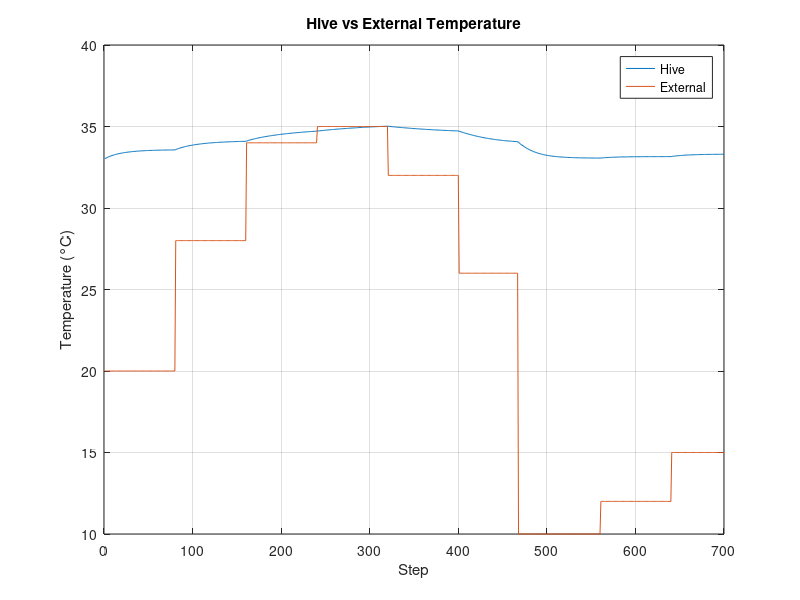

Write MATLAB code to recreate this figure.
%% Bee Hive Thermoregulation, original model 
%
% Paper: Adaptive receptor expression and the emergence of disease as loss
% of signaling homeostasis by Irina Kareva
%
% Purpose
%   This script reproduces a temperature-only agent-based
%   thermoregulation model of a honeybee colony. Individual bees follow simple
%   threshold rules (too cold / too hot) and contribute heating or cooling.
%   The hive temperature evolves via a lumped thermal balance driven by (i) exchange
%   with the external environment and (ii) the mean net effect of bee behaviors.
%
% Provenance and attribution
%   The original model concept and NetLogo implementation were developed by Scott E. Page.
%   The implementation here is a MATLAB reproduction adapted from NetLogo code and from
%   code provided by Scott E. Page (personal communication, 2005). This MATLAB version
%   is intended as a transparent, minimal reproduction of the temperature dynamics.
%
% How to run
%   - Run this script in MATLAB. It produces a single figure with hive and external
%     temperatures versus simulation step.
%
% Notes / limitations
%   - The model treats the hive as a single thermal compartment (no spatial gradients).
%   - Agent behavior is represented only through threshold-triggered heating/cooling
%     contributions; movement and spatial clustering are not explicitly modeled.
%   - Threshold distributions and behavioral gains are illustrative parameters and can
%     be modified in the CONFIG section below.
%
% Reproducibility
%   - Random draws of individual thresholds are made reproducible via rng(seed).
%
% -------------------------------------------------------------------------

%% Reproducibility
rng(7);                                         % Fix the random seed for reproducible threshold draws

%% ---------- CONFIG ----------
N_BEES = 120;                                   % Total number of bees (agents)
FRACTION_OLD = 0.45;                            % Fraction of older, endothermic bees
DT = 0.20;                                      % Time step for Euler update (arbitrary units)
TOTAL_STEPS = 700;                              % Total number of update steps to simulate

HEAT_CAPACITY = 45.0;                           % Thermal inertia; larger => slower temperature response
K_ENV = 0.60;                                   % Coupling strength to external environment (exchange term)

ALPHA_HEAT = 26.0;                              % Heating gain for older bees when cold (scaled contribution)
ALPHA_FAN  = 22.0;                              % Cooling gain for older bees when hot (scaled contribution)

T_HIVE_INIT = 33.0;                             % Initial hive temperature (°C)

% External temperature schedule: piecewise-constant values over time
% Each row is [start_step, temperature_C], where start_step is interpreted as 0-based.
EXT_SCHEDULE = [ ...
    0   20.0;   ...                             % From step 0: 20°C
    80  28.0;   ...                             % From step 80: 28°C
    160 34.0;   ...                             % From step 160: 34°C
    240 35.0;   ...                             % From step 240: 35°C (warm peak)
    320 32.0;   ...                             % From step 320: 32°C
    400 26.0;   ...                             % From step 400: 26°C
    467 10.0;   ...                             % From step 467: 10°C (cold drop)
    560 12.0;   ...                             % From step 560: 12°C
    640 15.0];                                  % From step 640: 15°C

%% ---------- Bees & thresholds ----------
% Partition bees into younger (less endothermic) and older (more endothermic) roles.
n_old   = floor(N_BEES * FRACTION_OLD);         % Number of older bees (integer)
n_young = N_BEES - n_old;                       % Number of younger bees

% Each bee has a "too-warm" threshold and a "too-cold" threshold.
% Warm thresholds differ by age class; cold thresholds are derived by subtracting a gap.
%
% Warm thresholds (°C):
%   Young: Normal(mean=35, sd=0.7), clipped to [33.5, 37.0]
%   Old:   Normal(mean=36, sd=0.7), clipped to [34.0, 38.5]
warm_y  = min(max(35.0 + 0.7*randn(n_young,1), 33.5), 37.0);
warm_o  = min(max(36.0 + 0.7*randn(n_old,1),   34.0), 38.5);
warm_th = [warm_y; warm_o];                     % Concatenate into an N_BEES-by-1 vector

% Cold thresholds (°C):
%   cold_th = warm_th - gap, where gap ~ Uniform(1.2, 2.0)
% This enforces a neutral comfort band between cold_th and warm_th for each bee.
cold_th = warm_th - (1.2 + (2.0-1.2)*rand(N_BEES,1));

% Role encoding:
%   0 = young bee
%   1 = old bee
roles = [zeros(n_young,1); ones(n_old,1)];

%% ---------- External temperature helper ----------
% Returns the external temperature at a given integer step based on EXT_SCHEDULE.
% The schedule is interpreted as piecewise-constant with change points at start_step.
function Te = ext_temp(step, schedule)
    Te = schedule(1,2);                         % Default to the first temperature
    for k = 1:size(schedule,1)                  % Iterate through schedule rows in ascending order
        if step >= schedule(k,1)                % If step is beyond this change point,
            Te = schedule(k,2);                 % adopt this temperature.
        else
            break;                              % Stop once the appropriate interval is found
        end
    end
end

%% ---------- Simulation ----------
% State variable:
%   T_hive: lumped hive temperature (°C)
%
% At each step:
%   1) Determine which bees perceive "too cold" or "too hot" based on current T_hive.
%   2) Compute the magnitude of discomfort (gap) for those bees.
%   3) Convert discomfort to heating/cooling contributions depending on role.
%   4) Update T_hive via a lumped thermal balance (Euler step).

T_hive = T_HIVE_INIT;                           % Initialize hive temperature
temps  = zeros(TOTAL_STEPS,1);                  % Record hive temperature over time
exts   = zeros(TOTAL_STEPS,1);                  % Record external temperature over time

for t = 1:TOTAL_STEPS                           % Main simulation loop
    T_ext = ext_temp(t-1, EXT_SCHEDULE);        % External temperature (schedule uses 0-based step indexing)
    exts(t) = T_ext;                            % Log external temperature

    % Identify bees whose thresholds are violated at current hive temperature.
    too_cold = (T_hive < cold_th);              % Bees that perceive it as too cold
    too_hot  = (T_hive > warm_th);              % Bees that perceive it as too hot

    % Discomfort magnitudes (nonnegative); zero for bees within comfort band.
    cold_gap = (cold_th - T_hive) .* too_cold;  % If too cold: positive gap; else 0
    hot_gap  = (T_hive - warm_th) .* too_hot;   % If too hot: positive gap; else 0

    % Convert discomfort to heating/cooling contributions per bee.
    heat = zeros(N_BEES,1);                     % Heating contribution per bee (arbitrary units)
    cool = zeros(N_BEES,1);                     % Cooling contribution per bee (arbitrary units)

    % Older bees contribute more strongly to both heating and cooling.
    heat(roles==1) = ALPHA_HEAT * cold_gap(roles==1);
    cool(roles==1) = ALPHA_FAN  * hot_gap(roles==1);

    % Younger bees contribute weakly (scaled relative to older bees).
    heat(roles==0) = 0.4  * cold_gap(roles==0);
    cool(roles==0) = 0.15 * hot_gap(roles==0);

    % Net contribution per bee; positive warms, negative cools.
    net_bee_flux = heat - cool;

    % Lumped thermal balance:
    %   Environmental exchange: K_ENV*(T_ext - T_hive)
    %   Behavioral forcing:     mean(net_bee_flux)
    %   Thermal inertia:        HEAT_CAPACITY
    %
    % Euler update:
    %   T_hive(t+1) = T_hive(t) + [(K_ENV*(T_ext - T_hive) + mean(net_bee_flux)) * DT / HEAT_CAPACITY]
    dT = (K_ENV*(T_ext - T_hive) + mean(net_bee_flux)) * (DT / HEAT_CAPACITY);
    T_hive = T_hive + dT;                       % Advance hive temperature
    temps(t) = T_hive;                          % Record hive temperature
end

%% ---------- Plot ----------
figure;                                         % New figure
plot(temps, 'DisplayName','Hive'); hold on;     % Hive temperature
plot(exts,  'DisplayName','External');          % External temperature
xlabel('Step'); ylabel('Temperature (°C)');     % Axes labels
title('Hive vs External Temperature');          % Title
legend('show');                                 % Legend
grid on;                                        % Optional: improves readability for reproduction plots
